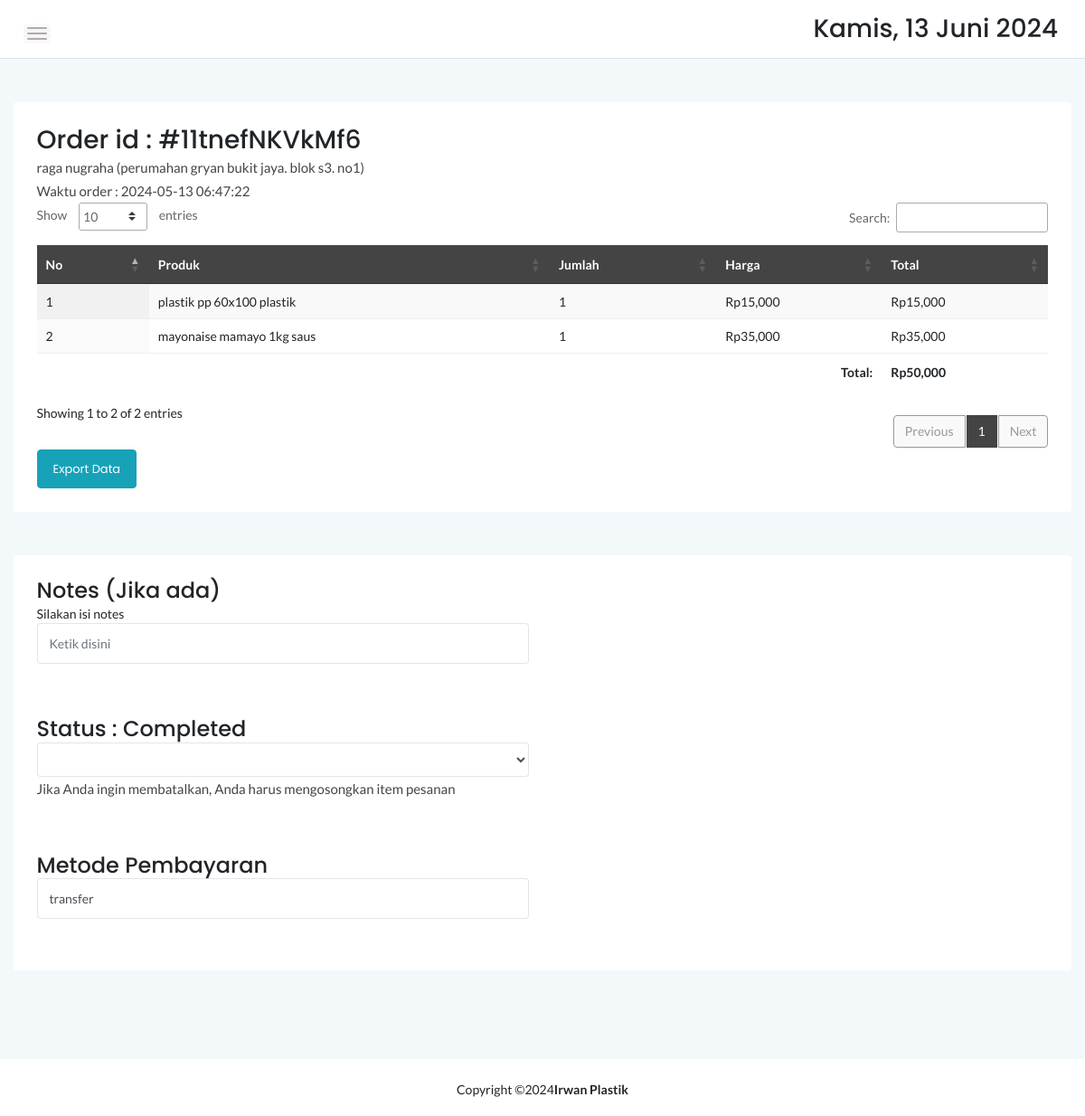
The page /stock/order.php?orderid=11tnefNKVkMf6 (signed in) on the database its author committed.
### tables this page shows
CREATE TABLE `po` (
  `idid` int(11) NOT NULL,
  `orderid` varchar(50) NOT NULL,
  `customerid` int(11) NOT NULL,
  `tglorder` timestamp NOT NULL DEFAULT current_timestamp(),
  `payment` varchar(25) NOT NULL DEFAULT 'Belum ditentukan',
  `status` varchar(20) NOT NULL,
  `notes` text NOT NULL
);

CREATE TABLE `customer` (
  `customerid` int(11) NOT NULL,
  `customername` varchar(50) NOT NULL,
  `customerphone` varchar(20) NOT NULL,
  `customeraddress` varchar(100) NOT NULL,
  `customeremail` varchar(30) NOT NULL,
  `customerjoin` timestamp NOT NULL DEFAULT current_timestamp()
);

CREATE TABLE `detpo` (
  `detid` int(11) NOT NULL,
  `orderid` varchar(50) NOT NULL,
  `id` int(11) NOT NULL,
  `qty` int(11) NOT NULL
);

CREATE TABLE `stock_brg` (
  `id` int(11) NOT NULL,
  `nama` varchar(55) NOT NULL,
  `jenis` varchar(30) NOT NULL,
  `stock` int(12) NOT NULL,
  `harga` int(11) NOT NULL
);

### stock/order.php (the view, shortened to what this page needs)
<?php
include '../dbconnect.php';
$orderids = $_GET['orderid'];
$liatcust = mysqli_query($conn,"select * from customer c, po p where orderid='$orderids' and p.customerid=c.customerid");
$checkdb = mysqli_fetch_array($liatcust);
?>
<!doctype html>
<html class="no-js" lang="en">
<head>
    <link rel="stylesheet" href="assets/css/bootstrap.min.css">
    <link rel="stylesheet" href="assets/css/font-awesome.min.css">
    <link rel="stylesheet" href="assets/css/themify-icons.css">
    <link rel="stylesheet" href="assets/css/metisMenu.css">
    <link rel="stylesheet" href="assets/css/owl.carousel.min.css">
    <link rel="stylesheet" href="assets/css/slicknav.min.css">
    <link rel="stylesheet" href="https://www.amcharts.com/lib/3/plugins/export/export.css" type="text/css" media="all" />
	<link rel="stylesheet" type="text/css" href="https://cdn.datatables.net/1.10.20/css/jquery.dataTables.min.css">
    <link rel="stylesheet" type="text/css" href="https://cdn.datatables.net/1.10.20/css/jquery.dataTables.css">
    <link rel="stylesheet" type="text/css" href="https://cdn.datatables.net/1.10.20/css/dataTables.bootstrap4.min.css">
    <link rel="stylesheet" type="text/css" href="https://cdn.datatables.net/responsive/2.2.3/css/responsive.bootstrap.min.css">
    <link rel="stylesheet" type="text/css" href="https://cdn.datatables.net/responsive/2.2.3/css/responsive.jqueryui.min.css">
	<link rel="stylesheet" type="text/css" href="https://cdn.datatables.net/buttons/1.5.2/css/buttons.dataTables.min.css">
    <link rel="stylesheet" href="assets/css/typography.css">
    <link rel="stylesheet" href="assets/css/default-css.css">
    <link rel="stylesheet" href="assets/css/styles.css">
    <link rel="stylesheet" href="assets/css/responsive.css">
</head>
<body>
    <div class="page-container">
        <div class="main-content">
            <div class="header-area">
                <div class="row align-items-center">
                    <div class="col-md-6 col-sm-8 clearfix">
                        <div class="nav-btn pull-left">
                            <span></span>
                            <span></span>
                            <span></span>
                        </div>
                    </div>
                    <div class="col-md-6 col-sm-4 clearfix">
                        <ul class="notification-area pull-right">
                            <li><h3><div class="date">
						</b></div></h3>
						</li>
                        </ul>
                    </div>
                </div>
            </div>
            <div class="main-content-inner">
                <div class="row mt-5 mb-5">
                    <div class="col-12">
                        <div class="card">
                            <div class="card-body">
                                <div class="d-sm-flex justify-content-between align-items-center">
									<h3>Order id : #<?php echo $orderids ?></h3>
								</div>
                                   <p><?php echo $checkdb['customername']; ?> (<?php echo $checkdb['customeraddress']; ?>)</p>
								<p>Waktu order : <?php echo $checkdb['tglorder']; ?></p>
								   <div class="data-tables datatable-dark">
										 <table id="dataTable3" class="display" style="width:100%"><thead class="thead-dark">
											<tr>
												<th>No</th>
												<th>Produk</th>
												<th>Jumlah</th>
												<th>Harga</th>
												<th>Total</th>
											</tr></thead><tbody>
											<?php
											$brgs=mysqli_query($conn,"SELECT * from detpo dp, stock_brg sb where orderid='$orderids' and sb.id=dp.id order by detid ASC");
											$no=1;
											while($p=mysqli_fetch_array($brgs)){
												$total = $p['qty']*$p['harga'];
												?>
												<tr>
													<td><?php echo $no++ ?></td>
													<td><?php echo $p['nama'] ?> <?php echo $p['jenis'] ?></td>
													<td><?php echo $p['qty'] ?></td>
													<td>Rp<?php echo number_format($p['harga']) ?></td>
													<td>Rp<?php echo number_format($total) ?></td>
												</tr>
												<?php
											}
											?>
										</tbody>
										<tfoot>
											<tr>
												<th colspan="4" style="text-align:right">Total:</th>
												<th>Rp<?php
												$result1 = mysqli_query($conn,"SELECT SUM(d.qty*s.harga) AS count FROM detpo d, stock_brg s where orderid='$orderids' and s.id=d.id order by d.id ASC");
												$cekrow = mysqli_num_rows($result1);
												$row1 = mysqli_fetch_assoc($result1);
												$count = $row1['count'];
												if($cekrow > 0){
													echo number_format($count);
													} else {
														echo 'No data';
													}?></th>
											</tr>
										</tfoot>
										</table>
                                    </div>
									<a href="datadet.php?orderid=<?php echo $orderids ?>" target="_blank" class="btn btn-info">Export Data</a>
                                </div>
                            </div>
                        </div>
                    </div>
                <div class="row mt-5 mb-5">
                    <div class="col-12">
                        <div class="card">
                            <div class="card-body">
                                <div class="form-group">
									<h4>Notes (Jika ada)</h4>
									<?php
									if($checkdb['notes']==""){
										echo 'Silakan isi notes';
										?>
										<form method="post">
										<div class="row">
										<div class="col">
										<div class="form-group">
										<input type="text" name="catatan" class="form-control" placeholder="Ketik disini">
										</div>
										</div>
										<div class="col">
										</div>
										</div>
										</form>
										<?php
									}
									?>
									<br \>
									<br \>
									<h4>Status : <?php echo $checkdb['status'] ?></h4>
									<form method="post">
										<div class="row">
										<div class="col">
										<div class="form-group">
											<select name="statusorder" class="form-control">
											</select>
											<p>Jika Anda ingin membatalkan, Anda harus mengosongkan item pesanan</p>
										</div>
										</div>
										<div class="col">
										</div>
										</div>
										</form>
										<br \>
									<br \>
									<h4>Metode Pembayaran</h4>
									<form method="post">
										<div class="row">
										<div class="col">
										<div class="form-group">
										<input type="text" name="payment" class="form-control" value="<?php echo $checkdb['payment'] ?>">
										</div>
										</div>
										<div class="col">
										</div>
										</div>
										</form>
								</div>
                                </div>
                            </div>
                        </div>
                    </div>
                </div>
            </div>
        </div>
        <footer>
            <div class="footer-area">
                Copyright &copy;<script>document.write(new Date().getFullYear());</script><b>Irwan Plastik</b></a>
            </div>
        </footer>
</body>
</html>

### stock/assets/css/typography.css (style rules this page uses)
body { font-size: 14px; font-family: 'Lato', sans-serif; }
h1, h2, h3, h4, h5, h6 { margin: 0; font-family: 'Poppins', sans-serif; }
p { font-family: 'Lato', sans-serif; font-size: 15px; line-height: 26px; color: #444; margin-bottom: 0; }
a, a:visited { text-decoration: none; transition: all 0.3s ease-in-out; -webkit-transition: all 0.3s ease-in-out; -moz-transition: all 0.3s ease-in-out; -o-transition: all 0.3s ease-in-out; outline: 0; font-family: 'Poppins', sans-serif; }
ul, ol { margin-bottom: 0px; margin-top: 0px; padding: 0; }
ul { margin: 0; list-style-type: none; }

### stock/assets/css/default-css.css (style rules this page uses)
* { margin: 0; padding: 0; box-sizing: border-box; }
*, *:before, *:after { -moz-box-sizing: border-box; -webkit-box-sizing: border-box; box-sizing: border-box; }
html { -webkit-font-smoothing: antialiased; }
body { background: #fff; font-weight: normal; -webkit-font-smoothing: antialiased; -webkit-text-size-adjust: 100%; }
:root { --primary-color: #4336FB; }

### stock/assets/css/styles.css (style rules this page uses)
.page-container { width: 100%; height: 100%; min-height: 100vh; padding-left: 280px; -webkit-transition: padding-left 0.3s ease 0s; transition: padding-left 0.3s ease 0s; }
.card { border: none; border-radius: 4px; background-color: #fff; -webkit-transition: all 0.3s ease 0s; transition: all 0.3s ease 0s; }
.card-body { padding: 25.6px; padding: 1.6rem; }
.main-content { width: 100%; background: #F3F8FB; }
.main-content-inner { padding: 0 30px 50px; }
.header-area { padding: 15px 30px; background: #fff; border-bottom: 1px solid #d8e3e7; }
.nav-btn { margin-right: 30px; margin-top: 10px; cursor: pointer; }
.nav-btn span { display: block; width: 22px; height: 2px; background: #b3aaaa; margin: 4px 0; border-radius: 15px; -webkit-transition: all 0.3s ease 0s; transition: all 0.3s ease 0s; box-shadow: 0 0 0 4px rgba(99, 96, 96, 0.03); }
.notification-area { -webkit-user-select: none; -moz-user-select: none; -ms-user-select: none; user-select: none; position: relative; z-index: 1; }
.notification-area li { display: inline-block; margin-left: 20px; cursor: pointer; -webkit-user-select: none; -moz-user-select: none; -ms-user-select: none; user-select: none; }
.footer-area { text-align: center; padding: 23px 0 19px; background: #fff; }
.btn { padding: 11px 17px; font-size: 13px; letter-spacing: 0; }
.form-control, .form-control:focus { outline: none; box-shadow: none; }
.form-control { font-size: 14px; border: 1px solid rgba(170, 170, 170, .3); padding: 10.72px 12.8px; padding: .67rem .8rem; }
table tr th { border-bottom: none; }
table tr th, table tr td { border-top: 1px solid rgba(120, 130, 140, 0.13) !important; }
table.dataTable thead th, table.dataTable thead td { border-bottom-color: transparent; }
.datatable-dark thead { background: #444; color: #fff; }

### stock/assets/css/responsive.css (style rules this page uses)
@media (min-width: 1200px) and (max-width: 1364px) { .main-content-inner { padding: 0 15px 50px; } }
@media (min-width: 1200px) and (max-width: 1364px) { .page-container, .sbar_collapsed.page-container { padding-left: 0; } }

### rows shown on the page
po: customerid.customername "raga nugraha", customerid.customeraddress "perumahan gryan bukit jaya. blok s3. no1", tglorder "2024-05-13 06:47:22", status "Completed", payment "transfer"
detpo: stock_brg.nama "plastik pp 60x100", stock_brg.jenis "plastik", qty "1", stock_brg.harga "15,000", qty.harga "15,000"
detpo: stock_brg.nama "mayonaise mamayo 1kg", stock_brg.jenis "saus", qty "1", stock_brg.harga "35,000", qty.harga "35,000"

### other values the page prints
$orderids "11tnefNKVkMf6"
$count "50,000"
